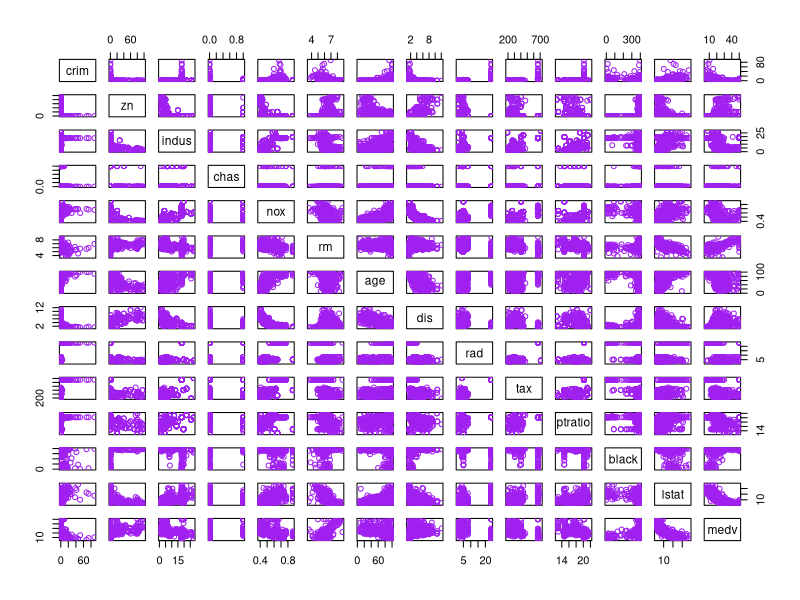

Source code (R): (Note: this script raises an error after producing the figure.)
############################################################################################################
## This code is to build a predictive analysis for Boston Housing Data
## Boobalaganesh Ezhilan 
## Created: September09, 2018
## Edited: 
#######################################################################################################

# set the current working directory
setwd("/Users/Dell/Desktop/Data Mining codes Samples/Assignment 1")

# install some CRAN libararies 
install.packages("MASS")
install.packages("ggplot2")

#load the packages
library(MASS)
library(ggplot2)
library(gridExtra)

# a)pairwise scatter plot of predictors
##################################################################################
######### Pair wise scatter plots ##########
#############################################################################
bostonHousingData <- Boston
windows()
pairs(bostonHousingData[,1:14],col="purple")
window()
pairs(bostonHousingData[,1:5],col="purple")
windows()
pairs(bostonHousingData[,6:10],col="purple")
windows()
pairs(bostonHousingData[,11:14],col="purple")

##################################################################################
######### Scatter plot between single variable ##########
#############################################################################

#calculating the corelation matrix
bostonCorelationMatrix <- cor(bostonHousingData)
round(bostonCorelationMatrix, 2)

#plot scatter plot between variables with corelation value

#calculate corelation value for rad and tax
radAndTax <- with(subset(bostonHousingData),(cor.test(rad,tax)))
radAndTax
ggplot(bostonHousingData, aes(x=rad, y=tax)) + geom_point()+coord_cartesian(xlim=c(1,8))+ geom_smooth(method = "lm", se = FALSE)

#calculate corelation value for lstat and medv
lstatAndmedv <- with(subset(bostonHousingData),(cor.test(lstat,medv)))
lstatAndmedv
ggplot(bostonHousingData, aes(x=lstat, y=medv)) + geom_point()+geom_smooth(method = "lm", se = FALSE)


# b)predictors associated with per capita crime rate

#calculate corelation value for crime rate
crime_data <- as.data.frame(cor(bostonHousingData))
corelation_crime_rate<-crime_data[1,]
corelation_crime_rate
crimAndRad <- with(subset(bostonHousingData),(cor.test(crim,rad)))
windows()
ggplot(bostonHousingData, aes(x=crim, y=rad))+geom_point()+coord_cartesian(xlim=c(1,25),ylim=c(0,25))+geom_smooth(method = "lm", se = FALSE)
crimAndTax <- with(subset(bostonHousingData),(cor.test(crim,tax)))
windows()
ggplot(bostonHousingData, aes(x=crim, y=tax))+geom_point()+coord_cartesian(xlim=c(0,25),ylim=c(0,750))+geom_smooth(method = "lm", se = FALSE)

# c)suburbs related to high crime rate
range(bostonHousingData["crim"])
summary(bostonHousingData["crim"])
meanCrimeRate<-mean(bostonHousingData$crim)
meanHighCrimeRateSuburbs <- subset(bostonHousingData,crim>meanCrimeRate)
medianCrimeRate <- median(bostonHousingData$crim)
medianHighCrimeRateSuburbs <- subset(bostonHousingData,crim>medianCrimeRate)
subset(bostonHousingData,crim>=30)

#plot histogram to show suburbs which have high crime rate
windows()
duration = bostonHousingData$crim 
stem(duration) 
windows()
ggplot(data=bostonHousingData, aes(x=crim))+geom_histogram(binwidth=5)+ labs(title="Crime rate in subUrbs", x="Crime rate", y="Suburbs")+geom_vline(aes(xintercept=mean(crim)),color="blue", size=1)+geom_vline(aes(xintercept=median(crim)),color="red", size=1)

#suburbs related to high tax rate
range(bostonHousingData["tax"])
summary(bostonHousingData["tax"])
subset(bostonHousingData,tax>666)
meanTaxRate<-mean(bostonHousingData$tax)
meanHighTaxRateSuburbs <- subset(bostonHousingData,tax>meanTaxRate)
medianTaxRate <- median(bostonHousingData$tax)
medianHighTaxRateSuburbs <- subset(bostonHousingData,tax>medianTaxRate)

#plot histogram to show suburbs which have high tax rate
windows()
duration2 = bostonHousingData$tax 
stem(duration) 
windows()
ggplot(data=bostonHousingData, aes(x=tax))+geom_histogram(binwidth=8)+ labs(title="Tax rate in subUrbs", x="Tax rate", y="Suburbs")+geom_vline(aes(xintercept=mean(tax)),color="blue", size=1)+geom_vline(aes(xintercept=median(tax)),color="red", size=1)

#suburbs related to pupil-teacher ratio
range(bostonHousingData["ptratio"])
summary(bostonHousingData["ptratio"])
meanptRate<-mean(bostonHousingData$ptratio)
meanHighptRateSuburbs <- subset(bostonHousingData,ptratio>meanptRate)
medianptRate <- median(bostonHousingData$ptratio)
medianHighptRateSuburbs <- subset(bostonHousingData,ptratio>medianptRate)
subset(bostonHousingData,ptratio>21.0)

#plot histogram to show suburbs which have high tax rate
windows()
duration3 = bostonHousingData$ptratio 
stem(duration) 
windows()
ggplot(data=bostonHousingData, aes(x=ptratio))+geom_histogram(binwidth=0.5)+ labs(title="ptratio rate in subUrbs", x="ptratio", y="Suburbs")+geom_vline(aes(xintercept=mean(ptratio)),color="blue", size=1)+geom_vline(aes(xintercept=median(ptratio)),color="red", size=1)

#d)suburbs average more than seven rooms and average greater than eight dwelling
averageDwellingGreaterThanSeven<-subset(bostonHousingData,rm>=7)
averageDwellingGreaterThanSeven
averageDwellingGreaterThanEight<-subset(bostonHousingData,rm>=8)
averageDwellingGreaterThanEight
windows()
pairs(averageDwellingGreaterThanSeven,col="purple")
windows()
pairs(averageDwellingGreaterThanEight,col="purple")

#calculating corelation matrix for avearage dwelling greater than Seven
averageDwellingGreaterThanSevenMatrix<- cor(averageDwellingGreaterThanSeven)
round(averageDwellingGreaterThanSevenMatrix, 2)

#calculating corelation matrix for avearage dwelling greater than Eight
averageDwellingGreaterThanEightMatrix<- cor(averageDwellingGreaterThanEight)
round(averageDwellingGreaterThanEightMatrix, 2)

#ploting realtion between predictors when average dwelling is than Eight
windows()
plot1 <- ggplot(averageDwellingGreaterThanEight, aes(x=crim, y=tax))+geom_point()+geom_smooth(method = "lm", se = FALSE)
plot2 <- ggplot(averageDwellingGreaterThanEight, aes(x=crim, y=black))+geom_point()+geom_smooth(method = "lm", se = FALSE)
plot3 <- ggplot(averageDwellingGreaterThanEight, aes(x=rad, y=tax))+geom_point()+geom_smooth(method = "lm", se = FALSE)
grid.arrange(plot1,plot2,plot3,ncol=3)




